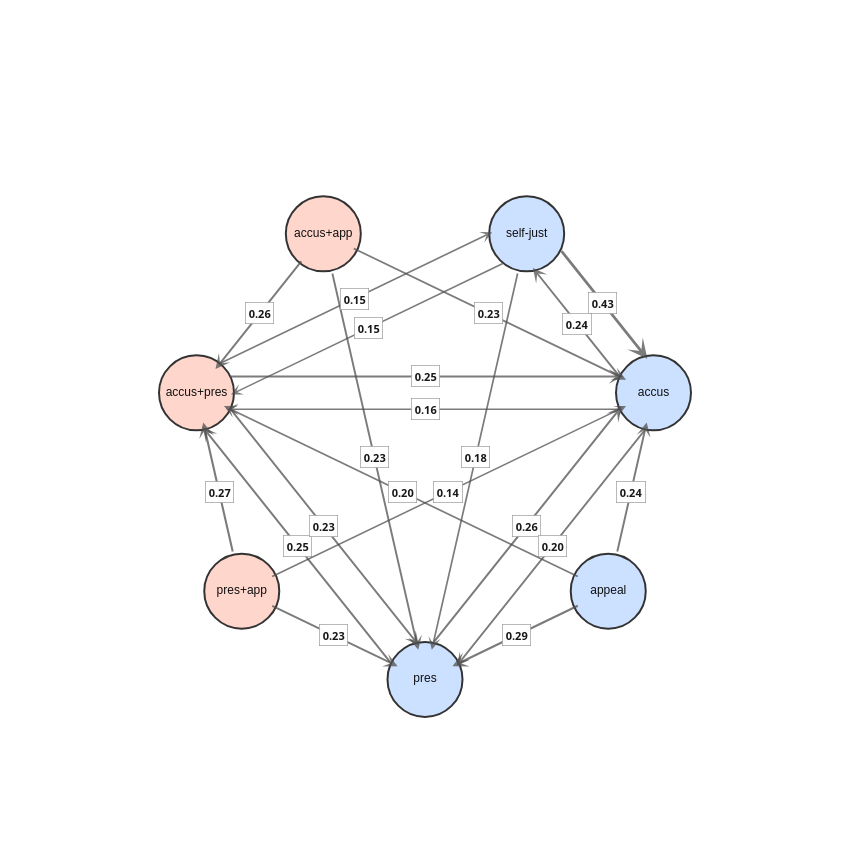
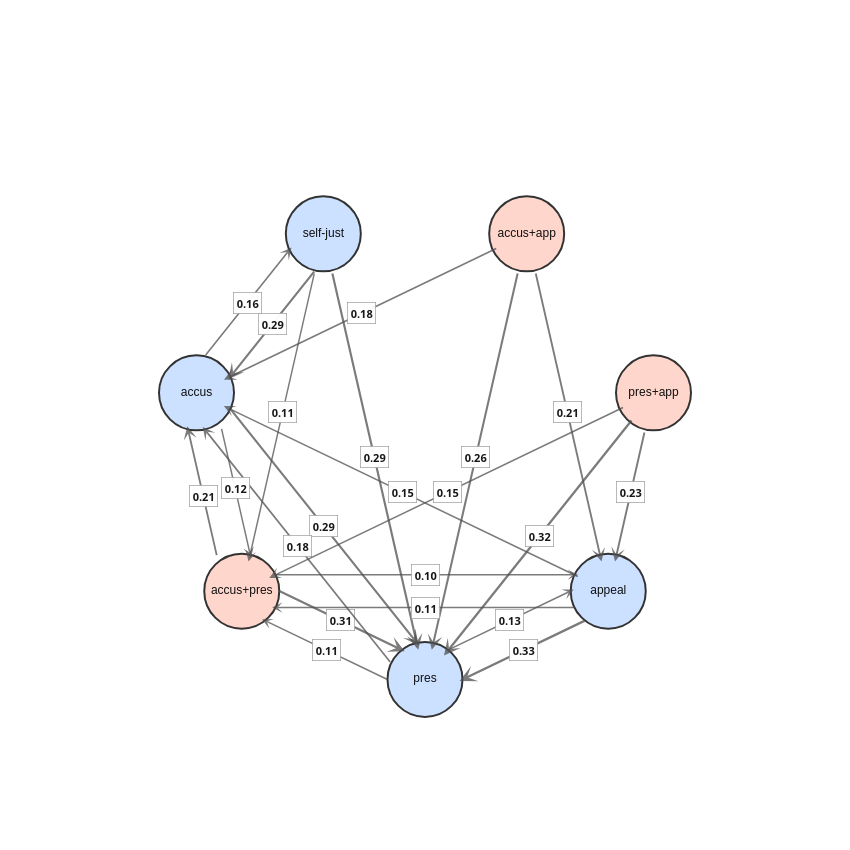

The notebook cell these images were saved under, in order:
### Code cell
fig_gen_graph = plot_graph_topk_plotly(P_gen, top_k=3, min_weight=0.10)
fig_gen_graph.update_layout(title=dict(x=0.5, font=dict(size=16)))
fig_gen_graph.show()

fig_pri_graph = plot_graph_topk_plotly(P_pri, top_k=3, min_weight=0.10)
fig_pri_graph.update_layout(title=dict(x=0.5, font=dict(size=16)))
fig_pri_graph.show()

### Figure 1 — Plotly figure (JSON) as saved in the notebook; plotly's stock layout.template omitted (floating-point values rounded to 4 significant figures)
{"data": [{"hoverinfo": "text", "marker": {"color": "#cce0ff", "line": {"color": "#333", "width": 2}, "size": 75}, "mode": "markers+text", "showlegend": false, "text": ["pres"], "textfont": {"color": "#111", "family": "Helvetica", "size": 12}, "textposition": "middle center", "type": "scatter", "x": [6.123e-17], "y": [-1]}, {"hoverinfo": "text", "marker": {"color": "#cce0ff", "line": {"color": "#333", "width": 2}, "size": 75}, "mode": "markers+text", "showlegend": false, "text": ["appeal"], "textfont": {"color": "#111", "family": "Helvetica", "size": 12}, "textposition": "middle center", "type": "scatter", "x": [0.7818], "y": [-0.6235]}, {"hoverinfo": "text", "marker": {"color": "#cce0ff", "line": {"color": "#333", "width": 2}, "size": 75}, "mode": "markers+text", "showlegend": false, "text": ["accus"], "textfont": {"color": "#111", "family": "Helvetica", "size": 12}, "textposition": "middle center", "type": "scatter", "x": [0.9749], "y": [0.2225]}, {"hoverinfo": "text", "marker": {"color": "#cce0ff", "line": {"color": "#333", "width": 2}, "size": 75}, "mode": "markers+text", "showlegend": false, "text": ["self-just"], "textfont": {"color": "#111", "family": "Helvetica", "size": 12}, "textposition": "middle center", "type": "scatter", "x": [0.4339], "y": [0.901]}, {"hoverinfo": "text", "marker": {"color": "#ffd6cc", "line": {"color": "#333", "width": 2}, "size": 75}, "mode": "markers+text", "showlegend": false, "text": ["accus+app"], "textfont": {"color": "#111", "family": "Helvetica", "size": 12}, "textposition": "middle center", "type": "scatter", "x": [-0.4339], "y": [0.901]}, {"hoverinfo": "text", "marker": {"color": "#ffd6cc", "line": {"color": "#333", "width": 2}, "size": 75}, "mode": "markers+text", "showlegend": false, "text": ["accus+pres"], "textfont": {"color": "#111", "family": "Helvetica", "size": 12}, "textposition": "middle center", "type": "scatter", "x": [-0.9749], "y": [0.2225]}, {"hoverinfo": "text", "marker": {"color": "#ffd6cc", "line": {"color": "#333", "width": 2}, "size": 75}, "mode": "markers+text", "showlegend": false, "text": ["pres+app"], "textfont": {"color": "#111", "family": "Helvetica", "size": 12}, "textposition": "middle center", "type": "scatter", "x": [-0.7818], "y": [-0.6235]}], "layout": {"annotations": [{"arrowcolor": "rgba(80,80,80,0.75)", "arrowhead": 3, "arrowsize": 1.2, "arrowwidth": 2.712, "ax": 0.5697, "axref": "x", "ay": 0.843, "ayref": "y", "showarrow": true, "x": 0.9486, "xref": "x", "y": 0.3678, "yref": "y"}, {"bgcolor": "white", "bordercolor": "#999", "borderpad": 3, "borderwidth": 0.7, "font": {"color": "#111", "size": 11}, "opacity": 0.97, "showarrow": false, "text": "<b>0.43</b>", "x": 0.7591, "y": 0.6054}, {"arrowcolor": "rgba(80,80,80,0.75)", "arrowhead": 3, "arrowsize": 1.2, "arrowwidth": 2.153, "ax": 0.6647, "axref": "x", "ay": -0.6799, "ayref": "y", "showarrow": true, "x": 0.1171, "xref": "x", "y": -0.9436, "yref": "y"}, {"bgcolor": "white", "bordercolor": "#999", "borderpad": 3, "borderwidth": 0.7, "font": {"color": "#111", "size": 11}, "opacity": 0.97, "showarrow": false, "text": "<b>0.29</b>", "x": 0.3909, "y": -0.8117}, {"arrowcolor": "rgba(80,80,80,0.75)", "arrowhead": 3, "arrowsize": 1.2, "arrowwidth": 2.099, "ax": -0.8108, "axref": "x", "ay": -0.4967, "ayref": "y", "showarrow": true, "x": -0.946, "xref": "x", "y": 0.09578, "yref": "y"}, {"bgcolor": "white", "bordercolor": "#999", "borderpad": 3, "borderwidth": 0.7, "font": {"color": "#111", "size": 11}, "opacity": 0.97, "showarrow": false, "text": "<b>0.27</b>", "x": -0.8784, "y": -0.2005}, {"arrowcolor": "rgba(80,80,80,0.75)", "arrowhead": 3, "arrowsize": 1.2, "arrowwidth": 2.056, "ax": 0.02633, "axref": "x", "ay": -0.8547, "ayref": "y", "showarrow": true, "x": 0.8391, "xref": "x", "y": 0.1645, "yref": "y"}, {"bgcolor": "white", "bordercolor": "#999", "borderpad": 3, "borderwidth": 0.7, "font": {"color": "#111", "size": 11}, "opacity": 0.97, "showarrow": false, "text": "<b>0.26</b>", "x": 0.4327, "y": -0.3451}, {"arrowcolor": "rgba(80,80,80,0.75)", "arrowhead": 3, "arrowsize": 1.2, "arrowwidth": 2.026, "ax": -0.5149, "axref": "x", "ay": 0.7993, "ayref": "y", "showarrow": true, "x": -0.8939, "xref": "x", "y": 0.3242, "yref": "y"}, {"bgcolor": "white", "bordercolor": "#999", "borderpad": 3, "borderwidth": 0.7, "font": {"color": "#111", "size": 11}, "opacity": 0.97, "showarrow": false, "text": "<b>0.26</b>", "x": -0.7044, "y": 0.5617}, {"arrowcolor": "rgba(80,80,80,0.75)", "arrowhead": 3, "arrowsize": 1.2, "arrowwidth": 2.02, "ax": -0.1358, "axref": "x", "ay": -0.942, "ayref": "y", "showarrow": true, "x": -0.9486, "xref": "x", "y": 0.07724, "yref": "y"}, {"bgcolor": "white", "bordercolor": "#999", "borderpad": 3, "borderwidth": 0.7, "font": {"color": "#111", "size": 11}, "opacity": 0.97, "showarrow": false, "text": "<b>0.25</b>", "x": -0.5422, "y": -0.4324}, {"arrowcolor": "rgba(80,80,80,0.75)", "arrowhead": 3, "arrowsize": 1.2, "arrowwidth": 1.996, "ax": -0.8449, "axref": "x", "ay": 0.2925, "ayref": "y", "showarrow": true, "x": 0.8449, "xref": "x", "y": 0.2925, "yref": "y"}, {"bgcolor": "white", "bordercolor": "#999", "borderpad": 3, "borderwidth": 0.7, "font": {"color": "#111", "size": 11}, "opacity": 0.97, "showarrow": false, "text": "<b>0.25</b>", "x": 0, "y": 0.2925}, {"arrowcolor": "rgba(80,80,80,0.75)", "arrowhead": 3, "arrowsize": 1.2, "arrowwidth": 1.971, "ax": 0.8391, "axref": "x", "ay": 0.2805, "ayref": "y", "showarrow": true, "x": 0.4602, "xref": "x", "y": 0.7557, "yref": "y"}, {"bgcolor": "white", "bordercolor": "#999", "borderpad": 3, "borderwidth": 0.7, "font": {"color": "#111", "size": 11}, "opacity": 0.97, "showarrow": false, "text": "<b>0.24</b>", "x": 0.6497, "y": 0.5181}, {"arrowcolor": "rgba(80,80,80,0.75)", "arrowhead": 3, "arrowsize": 1.2, "arrowwidth": 1.949, "ax": 0.8108, "axref": "x", "ay": -0.4967, "ayref": "y", "showarrow": true, "x": 0.946, "xref": "x", "y": 0.09578, "yref": "y"}, {"bgcolor": "white", "bordercolor": "#999", "borderpad": 3, "borderwidth": 0.7, "font": {"color": "#111", "size": 11}, "opacity": 0.97, "showarrow": false, "text": "<b>0.24</b>", "x": 0.8784, "y": -0.2005}, {"arrowcolor": "rgba(80,80,80,0.75)", "arrowhead": 3, "arrowsize": 1.2, "arrowwidth": 1.923, "ax": -0.6647, "axref": "x", "ay": -0.6799, "ayref": "y", "showarrow": true, "x": -0.1171, "xref": "x", "y": -0.9436, "yref": "y"}, {"bgcolor": "white", "bordercolor": "#999", "borderpad": 3, "borderwidth": 0.7, "font": {"color": "#111", "size": 11}, "opacity": 0.97, "showarrow": false, "text": "<b>0.23</b>", "x": -0.3909, "y": -0.8117}, {"arrowcolor": "rgba(80,80,80,0.75)", "arrowhead": 3, "arrowsize": 1.2, "arrowwidth": 1.923, "ax": -0.405, "axref": "x", "ay": 0.7742, "ayref": "y", "showarrow": true, "x": -0.02893, "xref": "x", "y": -0.8733, "yref": "y"}, {"bgcolor": "white", "bordercolor": "#999", "borderpad": 3, "borderwidth": 0.7, "font": {"color": "#111", "size": 11}, "opacity": 0.97, "showarrow": false, "text": "<b>0.23</b>", "x": -0.2169, "y": -0.04952}, {"arrowcolor": "rgba(80,80,80,0.75)", "arrowhead": 3, "arrowsize": 1.2, "arrowwidth": 1.923, "ax": -0.3168, "axref": "x", "ay": 0.8446, "ayref": "y", "showarrow": true, "x": 0.8578, "xref": "x", "y": 0.2789, "yref": "y"}, {"bgcolor": "white", "bordercolor": "#999", "borderpad": 3, "borderwidth": 0.7, "font": {"color": "#111", "size": 11}, "opacity": 0.97, "showarrow": false, "text": "<b>0.23</b>", "x": 0.2705, "y": 0.5617}, {"arrowcolor": "rgba(80,80,80,0.75)", "arrowhead": 3, "arrowsize": 1.2, "arrowwidth": 1.918, "ax": -0.8391, "axref": "x", "ay": 0.1645, "ayref": "y", "showarrow": true, "x": -0.02633, "xref": "x", "y": -0.8547, "yref": "y"}, {"bgcolor": "white", "bordercolor": "#999", "borderpad": 3, "borderwidth": 0.7, "font": {"color": "#111", "size": 11}, "opacity": 0.97, "showarrow": false, "text": "<b>0.23</b>", "x": -0.4327, "y": -0.3451}, {"arrowcolor": "rgba(80,80,80,0.75)", "arrowhead": 3, "arrowsize": 1.2, "arrowwidth": 1.816, "ax": 0.9486, "axref": "x", "ay": 0.07724, "ayref": "y", "showarrow": true, "x": 0.1358, "xref": "x", "y": -0.942, "yref": "y"}, {"bgcolor": "white", "bordercolor": "#999", "borderpad": 3, "borderwidth": 0.7, "font": {"color": "#111", "size": 11}, "opacity": 0.97, "showarrow": false, "text": "<b>0.20</b>", "x": 0.5422, "y": -0.4324}, {"arrowcolor": "rgba(80,80,80,0.75)", "arrowhead": 3, "arrowsize": 1.2, "arrowwidth": 1.814, "ax": 0.6647, "axref": "x", "ay": -0.5671, "ayref": "y", "showarrow": true, "x": -0.8578, "xref": "x", "y": 0.1661, "yref": "y"}, {"bgcolor": "white", "bordercolor": "#999", "borderpad": 3, "borderwidth": 0.7, "font": {"color": "#111", "size": 11}, "opacity": 0.97, "showarrow": false, "text": "<b>0.20</b>", "x": -0.09655, "y": -0.2005}, {"arrowcolor": "rgba(80,80,80,0.75)", "arrowhead": 3, "arrowsize": 1.2, "arrowwidth": 1.709, "ax": 0.405, "axref": "x", "ay": 0.7742, "ayref": "y", "showarrow": true, "x": 0.02893, "xref": "x", "y": -0.8733, "yref": "y"}, {"bgcolor": "white", "bordercolor": "#999", "borderpad": 3, "borderwidth": 0.7, "font": {"color": "#111", "size": 11}, "opacity": 0.97, "showarrow": false, "text": "<b>0.18</b>", "x": 0.2169, "y": -0.04952}, {"arrowcolor": "rgba(80,80,80,0.75)", "arrowhead": 3, "arrowsize": 1.2, "arrowwidth": 1.621, "ax": 0.8449, "axref": "x", "ay": 0.1525, "ayref": "y", "showarrow": true, "x": -0.8449, "xref": "x", "y": 0.1525, "yref": "y"}, {"bgcolor": "white", "bordercolor": "#999", "borderpad": 3, "borderwidth": 0.7, "font": {"color": "#111", "size": 11}, "opacity": 0.97, "showarrow": false, "text": "<b>0.16</b>", "x": 0, "y": 0.1525}, {"arrowcolor": "rgba(80,80,80,0.75)", "arrowhead": 3, "arrowsize": 1.2, "arrowwidth": 1.604, "ax": -0.8882, "axref": "x", "ay": 0.342, "ayref": "y", "showarrow": true, "x": 0.2864, "xref": "x", "y": 0.9076, "yref": "y"}, {"bgcolor": "white", "bordercolor": "#999", "borderpad": 3, "borderwidth": 0.7, "font": {"color": "#111", "size": 11}, "opacity": 0.97, "showarrow": false, "text": "<b>0.15</b>", "x": -0.3009, "y": 0.6248}, {"arrowcolor": "rgba(80,80,80,0.75)", "arrowhead": 3, "arrowsize": 1.2, "arrowwidth": 1.602, "ax": 0.3471, "axref": "x", "ay": 0.7815, "ayref": "y", "showarrow": true, "x": -0.8274, "xref": "x", "y": 0.2159, "yref": "y"}, {"bgcolor": "white", "bordercolor": "#999", "borderpad": 3, "borderwidth": 0.7, "font": {"color": "#111", "size": 11}, "opacity": 0.97, "showarrow": false, "text": "<b>0.15</b>", "x": -0.2402, "y": 0.4987}, {"arrowcolor": "rgba(80,80,80,0.75)", "arrowhead": 3, "arrowsize": 1.2, "arrowwidth": 1.571, "ax": -0.6647, "axref": "x", "ay": -0.5671, "ayref": "y", "showarrow": true, "x": 0.8578, "xref": "x", "y": 0.1661, "yref": "y"}, {"bgcolor": "white", "bordercolor": "#999", "borderpad": 3, "borderwidth": 0.7, "font": {"color": "#111", "size": 11}, "opacity": 0.97, "showarrow": false, "text": "<b>0.14</b>", "x": 0.09655, "y": -0.2005}], "height": 850, "margin": {"b": 30, "l": 30, "r": 30, "t": 70}, "plot_bgcolor": "white", "showlegend": false, "title": {"font": {"size": 16}, "x": 0.5}, "width": 850, "xaxis": {"range": [-1.6, 1.6], "visible": false}, "yaxis": {"range": [-1.6, 1.6], "scaleanchor": "x", "scaleratio": 1, "visible": false}}}

### Figure 2 — Plotly figure (JSON) as saved in the notebook; plotly's stock layout.template omitted (floating-point values rounded to 4 significant figures)
{"data": [{"hoverinfo": "text", "marker": {"color": "#cce0ff", "line": {"color": "#333", "width": 2}, "size": 75}, "mode": "markers+text", "showlegend": false, "text": ["pres"], "textfont": {"color": "#111", "family": "Helvetica", "size": 12}, "textposition": "middle center", "type": "scatter", "x": [6.123e-17], "y": [-1]}, {"hoverinfo": "text", "marker": {"color": "#cce0ff", "line": {"color": "#333", "width": 2}, "size": 75}, "mode": "markers+text", "showlegend": false, "text": ["appeal"], "textfont": {"color": "#111", "family": "Helvetica", "size": 12}, "textposition": "middle center", "type": "scatter", "x": [0.7818], "y": [-0.6235]}, {"hoverinfo": "text", "marker": {"color": "#ffd6cc", "line": {"color": "#333", "width": 2}, "size": 75}, "mode": "markers+text", "showlegend": false, "text": ["pres+app"], "textfont": {"color": "#111", "family": "Helvetica", "size": 12}, "textposition": "middle center", "type": "scatter", "x": [0.9749], "y": [0.2225]}, {"hoverinfo": "text", "marker": {"color": "#ffd6cc", "line": {"color": "#333", "width": 2}, "size": 75}, "mode": "markers+text", "showlegend": false, "text": ["accus+app"], "textfont": {"color": "#111", "family": "Helvetica", "size": 12}, "textposition": "middle center", "type": "scatter", "x": [0.4339], "y": [0.901]}, {"hoverinfo": "text", "marker": {"color": "#cce0ff", "line": {"color": "#333", "width": 2}, "size": 75}, "mode": "markers+text", "showlegend": false, "text": ["self-just"], "textfont": {"color": "#111", "family": "Helvetica", "size": 12}, "textposition": "middle center", "type": "scatter", "x": [-0.4339], "y": [0.901]}, {"hoverinfo": "text", "marker": {"color": "#cce0ff", "line": {"color": "#333", "width": 2}, "size": 75}, "mode": "markers+text", "showlegend": false, "text": ["accus"], "textfont": {"color": "#111", "family": "Helvetica", "size": 12}, "textposition": "middle center", "type": "scatter", "x": [-0.9749], "y": [0.2225]}, {"hoverinfo": "text", "marker": {"color": "#ffd6cc", "line": {"color": "#333", "width": 2}, "size": 75}, "mode": "markers+text", "showlegend": false, "text": ["accus+pres"], "textfont": {"color": "#111", "family": "Helvetica", "size": 12}, "textposition": "middle center", "type": "scatter", "x": [-0.7818], "y": [-0.6235]}], "layout": {"annotations": [{"arrowcolor": "rgba(80,80,80,0.75)", "arrowhead": 3, "arrowsize": 1.2, "arrowwidth": 2.336, "ax": 0.6951, "axref": "x", "ay": -0.743, "ayref": "y", "showarrow": true, "x": 0.1475, "xref": "x", "y": -1.007, "yref": "y"}, {"bgcolor": "white", "bordercolor": "#999", "borderpad": 3, "borderwidth": 0.7, "font": {"color": "#111", "size": 11}, "opacity": 0.97, "showarrow": false, "text": "<b>0.33</b>", "x": 0.4213, "y": -0.8748}, {"arrowcolor": "rgba(80,80,80,0.75)", "arrowhead": 3, "arrowsize": 1.2, "arrowwidth": 2.263, "ax": 0.8939, "axref": "x", "ay": 0.1209, "ayref": "y", "showarrow": true, "x": 0.08105, "xref": "x", "y": -0.8984, "yref": "y"}, {"bgcolor": "white", "bordercolor": "#999", "borderpad": 3, "borderwidth": 0.7, "font": {"color": "#111", "size": 11}, "opacity": 0.97, "showarrow": false, "text": "<b>0.32</b>", "x": 0.4875, "y": -0.3887}, {"arrowcolor": "rgba(80,80,80,0.75)", "arrowhead": 3, "arrowsize": 1.2, "arrowwidth": 2.249, "ax": -0.6343, "axref": "x", "ay": -0.6168, "ayref": "y", "showarrow": true, "x": -0.08675, "xref": "x", "y": -0.8805, "yref": "y"}, {"bgcolor": "white", "bordercolor": "#999", "borderpad": 3, "borderwidth": 0.7, "font": {"color": "#111", "size": 11}, "opacity": 0.97, "showarrow": false, "text": "<b>0.31</b>", "x": -0.3605, "y": -0.7487}, {"arrowcolor": "rgba(80,80,80,0.75)", "arrowhead": 3, "arrowsize": 1.2, "arrowwidth": 2.162, "ax": -0.405, "axref": "x", "ay": 0.7742, "ayref": "y", "showarrow": true, "x": -0.02893, "xref": "x", "y": -0.8733, "yref": "y"}, {"bgcolor": "white", "bordercolor": "#999", "borderpad": 3, "borderwidth": 0.7, "font": {"color": "#111", "size": 11}, "opacity": 0.97, "showarrow": false, "text": "<b>0.29</b>", "x": -0.2169, "y": -0.04952}, {"arrowcolor": "rgba(80,80,80,0.75)", "arrowhead": 3, "arrowsize": 1.2, "arrowwidth": 2.162, "ax": -0.4602, "axref": "x", "ay": 0.7557, "ayref": "y", "showarrow": true, "x": -0.8391, "xref": "x", "y": 0.2805, "yref": "y"}, {"bgcolor": "white", "bordercolor": "#999", "borderpad": 3, "borderwidth": 0.7, "font": {"color": "#111", "size": 11}, "opacity": 0.97, "showarrow": false, "text": "<b>0.29</b>", "x": -0.6497, "y": 0.5181}, {"arrowcolor": "rgba(80,80,80,0.75)", "arrowhead": 3, "arrowsize": 1.2, "arrowwidth": 2.15, "ax": -0.8391, "axref": "x", "ay": 0.1645, "ayref": "y", "showarrow": true, "x": -0.02633, "xref": "x", "y": -0.8547, "yref": "y"}, {"bgcolor": "white", "bordercolor": "#999", "borderpad": 3, "borderwidth": 0.7, "font": {"color": "#111", "size": 11}, "opacity": 0.97, "showarrow": false, "text": "<b>0.29</b>", "x": -0.4327, "y": -0.3451}, {"arrowcolor": "rgba(80,80,80,0.75)", "arrowhead": 3, "arrowsize": 1.2, "arrowwidth": 2.055, "ax": 0.405, "axref": "x", "ay": 0.7742, "ayref": "y", "showarrow": true, "x": 0.02893, "xref": "x", "y": -0.8733, "yref": "y"}, {"bgcolor": "white", "bordercolor": "#999", "borderpad": 3, "borderwidth": 0.7, "font": {"color": "#111", "size": 11}, "opacity": 0.97, "showarrow": false, "text": "<b>0.26</b>", "x": 0.2169, "y": -0.04952}, {"arrowcolor": "rgba(80,80,80,0.75)", "arrowhead": 3, "arrowsize": 1.2, "arrowwidth": 1.901, "ax": 0.946, "axref": "x", "ay": 0.09578, "ayref": "y", "showarrow": true, "x": 0.8108, "xref": "x", "y": -0.4967, "yref": "y"}, {"bgcolor": "white", "bordercolor": "#999", "borderpad": 3, "borderwidth": 0.7, "font": {"color": "#111", "size": 11}, "opacity": 0.97, "showarrow": false, "text": "<b>0.23</b>", "x": 0.8784, "y": -0.2005}, {"arrowcolor": "rgba(80,80,80,0.75)", "arrowhead": 3, "arrowsize": 1.2, "arrowwidth": 1.857, "ax": 0.4628, "axref": "x", "ay": 0.7742, "ayref": "y", "showarrow": true, "x": 0.7529, "xref": "x", "y": -0.4967, "yref": "y"}, {"bgcolor": "white", "bordercolor": "#999", "borderpad": 3, "borderwidth": 0.7, "font": {"color": "#111", "size": 11}, "opacity": 0.97, "showarrow": false, "text": "<b>0.21</b>", "x": 0.6079, "y": 0.1387}, {"arrowcolor": "rgba(80,80,80,0.75)", "arrowhead": 3, "arrowsize": 1.2, "arrowwidth": 1.839, "ax": -0.879, "axref": "x", "ay": -0.5123, "ayref": "y", "showarrow": true, "x": -1.014, "xref": "x", "y": 0.0802, "yref": "y"}, {"bgcolor": "white", "bordercolor": "#999", "borderpad": 3, "borderwidth": 0.7, "font": {"color": "#111", "size": 11}, "opacity": 0.97, "showarrow": false, "text": "<b>0.21</b>", "x": -0.9466, "y": -0.2161}, {"arrowcolor": "rgba(80,80,80,0.75)", "arrowhead": 3, "arrowsize": 1.2, "arrowwidth": 1.712, "ax": -0.1358, "axref": "x", "ay": -0.942, "ayref": "y", "showarrow": true, "x": -0.9486, "xref": "x", "y": 0.07724, "yref": "y"}, {"bgcolor": "white", "bordercolor": "#999", "borderpad": 3, "borderwidth": 0.7, "font": {"color": "#111", "size": 11}, "opacity": 0.97, "showarrow": false, "text": "<b>0.18</b>", "x": -0.5422, "y": -0.4324}, {"arrowcolor": "rgba(80,80,80,0.75)", "arrowhead": 3, "arrowsize": 1.2, "arrowwidth": 1.703, "ax": 0.3168, "axref": "x", "ay": 0.8446, "ayref": "y", "showarrow": true, "x": -0.8578, "xref": "x", "y": 0.2789, "yref": "y"}, {"bgcolor": "white", "bordercolor": "#999", "borderpad": 3, "borderwidth": 0.7, "font": {"color": "#111", "size": 11}, "opacity": 0.97, "showarrow": false, "text": "<b>0.18</b>", "x": -0.2705, "y": 0.5617}, {"arrowcolor": "rgba(80,80,80,0.75)", "arrowhead": 3, "arrowsize": 1.2, "arrowwidth": 1.634, "ax": -0.9486, "axref": "x", "ay": 0.3678, "ayref": "y", "showarrow": true, "x": -0.5697, "xref": "x", "y": 0.843, "yref": "y"}, {"bgcolor": "white", "bordercolor": "#999", "borderpad": 3, "borderwidth": 0.7, "font": {"color": "#111", "size": 11}, "opacity": 0.97, "showarrow": false, "text": "<b>0.16</b>", "x": -0.7591, "y": 0.6054}, {"arrowcolor": "rgba(80,80,80,0.75)", "arrowhead": 3, "arrowsize": 1.2, "arrowwidth": 1.589, "ax": 0.8578, "axref": "x", "ay": 0.1661, "ayref": "y", "showarrow": true, "x": -0.6647, "xref": "x", "y": -0.5671, "yref": "y"}, {"bgcolor": "white", "bordercolor": "#999", "borderpad": 3, "borderwidth": 0.7, "font": {"color": "#111", "size": 11}, "opacity": 0.97, "showarrow": false, "text": "<b>0.15</b>", "x": 0.09655, "y": -0.2005}, {"arrowcolor": "rgba(80,80,80,0.75)", "arrowhead": 3, "arrowsize": 1.2, "arrowwidth": 1.58, "ax": 0.6647, "axref": "x", "ay": -0.5671, "ayref": "y", "showarrow": true, "x": -0.8578, "xref": "x", "y": 0.1661, "yref": "y"}, {"bgcolor": "white", "bordercolor": "#999", "borderpad": 3, "borderwidth": 0.7, "font": {"color": "#111", "size": 11}, "opacity": 0.97, "showarrow": false, "text": "<b>0.15</b>", "x": -0.09655, "y": -0.2005}, {"arrowcolor": "rgba(80,80,80,0.75)", "arrowhead": 3, "arrowsize": 1.2, "arrowwidth": 1.523, "ax": 0.08675, "axref": "x", "ay": -0.8805, "ayref": "y", "showarrow": true, "x": 0.6343, "xref": "x", "y": -0.6168, "yref": "y"}, {"bgcolor": "white", "bordercolor": "#999", "borderpad": 3, "borderwidth": 0.7, "font": {"color": "#111", "size": 11}, "opacity": 0.97, "showarrow": false, "text": "<b>0.13</b>", "x": 0.3605, "y": -0.7487}, {"arrowcolor": "rgba(80,80,80,0.75)", "arrowhead": 3, "arrowsize": 1.2, "arrowwidth": 1.499, "ax": -0.8778, "axref": "x", "ay": 0.1114, "ayref": "y", "showarrow": true, "x": -0.7425, "xref": "x", "y": -0.4812, "yref": "y"}, {"bgcolor": "white", "bordercolor": "#999", "borderpad": 3, "borderwidth": 0.7, "font": {"color": "#111", "size": 11}, "opacity": 0.97, "showarrow": false, "text": "<b>0.12</b>", "x": -0.8101, "y": -0.1849}, {"arrowcolor": "rgba(80,80,80,0.75)", "arrowhead": 3, "arrowsize": 1.2, "arrowwidth": 1.459, "ax": -0.1475, "axref": "x", "ay": -1.007, "ayref": "y", "showarrow": true, "x": -0.6951, "xref": "x", "y": -0.743, "yref": "y"}, {"bgcolor": "white", "bordercolor": "#999", "borderpad": 3, "borderwidth": 0.7, "font": {"color": "#111", "size": 11}, "opacity": 0.97, "showarrow": false, "text": "<b>0.11</b>", "x": -0.4213, "y": -0.8748}, {"arrowcolor": "rgba(80,80,80,0.75)", "arrowhead": 3, "arrowsize": 1.2, "arrowwidth": 1.458, "ax": -0.4628, "axref": "x", "ay": 0.7742, "ayref": "y", "showarrow": true, "x": -0.7529, "xref": "x", "y": -0.4967, "yref": "y"}, {"bgcolor": "white", "bordercolor": "#999", "borderpad": 3, "borderwidth": 0.7, "font": {"color": "#111", "size": 11}, "opacity": 0.97, "showarrow": false, "text": "<b>0.11</b>", "x": -0.6079, "y": 0.1387}, {"arrowcolor": "rgba(80,80,80,0.75)", "arrowhead": 3, "arrowsize": 1.2, "arrowwidth": 1.45, "ax": 0.6518, "axref": "x", "ay": -0.6935, "ayref": "y", "showarrow": true, "x": -0.6518, "xref": "x", "y": -0.6935, "yref": "y"}, {"bgcolor": "white", "bordercolor": "#999", "borderpad": 3, "borderwidth": 0.7, "font": {"color": "#111", "size": 11}, "opacity": 0.97, "showarrow": false, "text": "<b>0.11</b>", "x": -5.551e-17, "y": -0.6935}, {"arrowcolor": "rgba(80,80,80,0.75)", "arrowhead": 3, "arrowsize": 1.2, "arrowwidth": 1.417, "ax": -0.6518, "axref": "x", "ay": -0.5535, "ayref": "y", "showarrow": true, "x": 0.6518, "xref": "x", "y": -0.5535, "yref": "y"}, {"bgcolor": "white", "bordercolor": "#999", "borderpad": 3, "borderwidth": 0.7, "font": {"color": "#111", "size": 11}, "opacity": 0.97, "showarrow": false, "text": "<b>0.10</b>", "x": -5.551e-17, "y": -0.5535}], "height": 850, "margin": {"b": 30, "l": 30, "r": 30, "t": 70}, "plot_bgcolor": "white", "showlegend": false, "title": {"font": {"size": 16}, "x": 0.5}, "width": 850, "xaxis": {"range": [-1.6, 1.6], "visible": false}, "yaxis": {"range": [-1.6, 1.6], "scaleanchor": "x", "scaleratio": 1, "visible": false}}}
